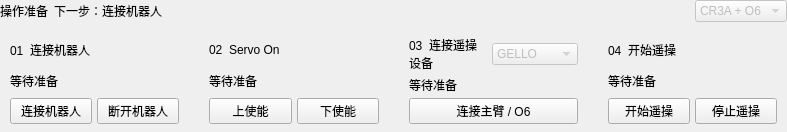
        <widget class="QWidget" name="collection_Widget_1">
         <property name="sizePolicy">
          <sizepolicy hsizetype="Preferred" vsizetype="Preferred">
           <horstretch>0</horstretch>
           <verstretch>0</verstretch>
          </sizepolicy>
         </property>
         <layout class="QVBoxLayout" name="collection_VBoxLayout_2" stretch="0,0">
          <property name="leftMargin">
           <number>0</number>
          </property>
          <property name="topMargin">
           <number>0</number>
          </property>
          <property name="rightMargin">
           <number>0</number>
          </property>
          <property name="bottomMargin">
           <number>0</number>
          </property>
          <property name="spacing">
           <number>6</number>
          </property>
          <item>
           <layout class="QHBoxLayout" name="collection_HBoxLayout_1" stretch="0,1,0">
            <property name="leftMargin">
             <number>0</number>
            </property>
            <property name="topMargin">
             <number>0</number>
            </property>
            <property name="rightMargin">
             <number>0</number>
            </property>
            <property name="bottomMargin">
             <number>0</number>
            </property>
            <property name="spacing">
             <number>6</number>
            </property>
            <item>
             <widget class="QLabel" name="collection_sectionTitle_1">
              <property name="role" stdset="0">
               <string notr="true">sectionTitle</string>
              </property>
              <property name="sizePolicy">
               <sizepolicy hsizetype="Preferred" vsizetype="Preferred">
                <horstretch>0</horstretch>
                <verstretch>0</verstretch>
               </sizepolicy>
              </property>
              <property name="text">
               <string>操作准备</string>
              </property>
              <property name="wordWrap">
               <bool>true</bool>
              </property>
              <property name="alignment">
               <set>Qt::AlignLeft|Qt::AlignVCenter</set>
              </property>
              <property name="textInteractionFlags">
               <set>Qt::LinksAccessibleByMouse</set>
              </property>
             </widget>
            </item>
            <item>
             <widget class="QLabel" name="collection_preparation_hint">
              <property name="role" stdset="0">
               <string notr="true">mutedText</string>
              </property>
              <property name="sizePolicy">
               <sizepolicy hsizetype="Preferred" vsizetype="Preferred">
                <horstretch>0</horstretch>
                <verstretch>0</verstretch>
               </sizepolicy>
              </property>
              <property name="text">
               <string>下一步：连接机器人</string>
              </property>
              <property name="wordWrap">
               <bool>true</bool>
              </property>
              <property name="alignment">
               <set>Qt::AlignLeft|Qt::AlignVCenter</set>
              </property>
              <property name="textInteractionFlags">
               <set>Qt::LinksAccessibleByMouse</set>
              </property>
             </widget>
            </item>
            <item>
             <widget class="QComboBox" name="collection_robot_selector">
              <property name="enabled">
               <bool>false</bool>
              </property>
              <property name="sizePolicy">
               <sizepolicy hsizetype="Preferred" vsizetype="Fixed">
                <horstretch>0</horstretch>
                <verstretch>0</verstretch>
               </sizepolicy>
              </property>
              <property name="editable">
               <bool>false</bool>
              </property>
              <property name="currentIndex">
               <number>0</number>
              </property>
              <item>
               <property name="text">
                <string>CR3A + O6</string>
               </property>
              </item>
             </widget>
            </item>
           </layout>
          </item>
          <item>
           <layout class="QGridLayout" name="collection_GridLayout_1" columnstretch="1,1,1,1" rowstretch="0">
            <property name="leftMargin">
             <number>0</number>
            </property>
            <property name="topMargin">
             <number>0</number>
            </property>
            <property name="rightMargin">
             <number>0</number>
            </property>
            <property name="bottomMargin">
             <number>0</number>
            </property>
            <property name="horizontalSpacing">
             <number>10</number>
            </property>
            <property name="verticalSpacing">
             <number>6</number>
            </property>
            <item row="0" column="0" rowspan="1" colspan="1">
             <widget class="QFrame" name="collection_surfacePanel_1">
              <property name="role" stdset="0">
               <string notr="true">surfacePanel</string>
              </property>
              <property name="sizePolicy">
               <sizepolicy hsizetype="Preferred" vsizetype="Preferred">
                <horstretch>0</horstretch>
                <verstretch>0</verstretch>
               </sizepolicy>
              </property>
              <layout class="QVBoxLayout" name="collection_VBoxLayout_3" stretch="0,0,0">
               <property name="leftMargin">
                <number>10</number>
               </property>
               <property name="topMargin">
                <number>8</number>
               </property>
               <property name="rightMargin">
                <number>10</number>
               </property>
               <property name="bottomMargin">
                <number>8</number>
               </property>
               <property name="spacing">
                <number>4</number>
               </property>
               <item>
                <widget class="QLabel" name="collection_eyebrow_1">
                 <property name="role" stdset="0">
                  <string notr="true">eyebrow</string>
                 </property>
                 <property name="sizePolicy">
                  <sizepolicy hsizetype="Preferred" vsizetype="Preferred">
                   <horstretch>0</horstretch>
                   <verstretch>0</verstretch>
                  </sizepolicy>
                 </property>
                 <property name="text">
                  <string>01  连接机器人</string>
                 </property>
                 <property name="wordWrap">
                  <bool>true</bool>
                 </property>
                 <property name="alignment">
                  <set>Qt::AlignLeft|Qt::AlignVCenter</set>
                 </property>
                 <property name="textInteractionFlags">
                  <set>Qt::LinksAccessibleByMouse</set>
                 </property>
                </widget>
               </item>
               <item>
                <widget class="QLabel" name="collection_stage_status_labels_0">
                 <property name="role" stdset="0">
                  <string notr="true">mutedText</string>
                 </property>
                 <property name="sizePolicy">
                  <sizepolicy hsizetype="Preferred" vsizetype="Preferred">
                   <horstretch>0</horstretch>
                   <verstretch>0</verstretch>
                  </sizepolicy>
                 </property>
                 <property name="text">
                  <string>等待准备</string>
                 </property>
                 <property name="wordWrap">
                  <bool>true</bool>
                 </property>
                 <property name="alignment">
                  <set>Qt::AlignLeft|Qt::AlignVCenter</set>
                 </property>
                 <property name="textInteractionFlags">
                  <set>Qt::LinksAccessibleByMouse</set>
                 </property>
                </widget>
               </item>
               <item>
                <layout class="QHBoxLayout" name="collection_HBoxLayout_2" stretch="0,0">
                 <property name="leftMargin">
                  <number>0</number>
                 </property>
                 <property name="topMargin">
                  <number>0</number>
                 </property>
                 <property name="rightMargin">
                  <number>0</number>
                 </property>
                 <property name="bottomMargin">
                  <number>0</number>
                 </property>
                 <property name="spacing">
                  <number>5</number>
                 </property>
                 <item>
                  <widget class="QPushButton" name="collection_connect_button">
                   <property name="role" stdset="0">
                    <string notr="true">quiet</string>
                   </property>
                   <property name="sizePolicy">
                    <sizepolicy hsizetype="Minimum" vsizetype="Fixed">
                     <horstretch>0</horstretch>
                     <verstretch>0</verstretch>
                    </sizepolicy>
                   </property>
                   <property name="text">
                    <string>连接机器人</string>
                   </property>
                  </widget>
                 </item>
                 <item>
                  <widget class="QPushButton" name="collection_disconnect_button">
                   <property name="role" stdset="0">
                    <string notr="true">quiet</string>
                   </property>
                   <property name="sizePolicy">
                    <sizepolicy hsizetype="Minimum" vsizetype="Fixed">
                     <horstretch>0</horstretch>
                     <verstretch>0</verstretch>
                    </sizepolicy>
                   </property>
                   <property name="text">
                    <string>断开机器人</string>
                   </property>
                  </widget>
                 </item>
                </layout>
               </item>
              </layout>
             </widget>
            </item>
            <item row="0" column="2" rowspan="1" colspan="1">
             <widget class="QFrame" name="collection_surfacePanel_2">
              <property name="role" stdset="0">
               <string notr="true">surfacePanel</string>
              </property>
              <property name="sizePolicy">
               <sizepolicy hsizetype="Preferred" vsizetype="Preferred">
                <horstretch>0</horstretch>
                <verstretch>0</verstretch>
               </sizepolicy>
              </property>
              <layout class="QVBoxLayout" name="collection_VBoxLayout_4">
               <item>
                <layout class="QHBoxLayout" name="collection_input_heading">
                 <item>
                  <widget class="QLabel" name="collection_eyebrow_2">
                   <property name="role" stdset="0">
                    <string notr="true">eyebrow</string>
                   </property>
                   <property name="sizePolicy">
                    <sizepolicy hsizetype="Preferred" vsizetype="Preferred">
                     <horstretch>0</horstretch>
                     <verstretch>0</verstretch>
                    </sizepolicy>
                   </property>
                   <property name="text">
                    <string>03  连接遥操设备</string>
                   </property>
                   <property name="wordWrap">
                    <bool>true</bool>
                   </property>
                   <property name="alignment">
                    <set>Qt::AlignLeft|Qt::AlignVCenter</set>
                   </property>
                   <property name="textInteractionFlags">
                    <set>Qt::LinksAccessibleByMouse</set>
                   </property>
                  </widget>
                 </item>
                 <item>
                  <widget class="QComboBox" name="collection_control_source">
                   <property name="enabled">
                    <bool>false</bool>
                   </property>
                   <property name="toolTip">
                    <string>当前遥操控制源，在设置中配置</string>
                   </property>
                   <property name="minimumSize">
                    <size>
                     <width>86</width>
                     <height>0</height>
                    </size>
                   </property>
                   <property name="maximumSize">
                    <size>
                     <width>86</width>
                     <height>16777215</height>
                    </size>
                   </property>
                   <property name="sizePolicy">
                    <sizepolicy hsizetype="Preferred" vsizetype="Fixed">
                     <horstretch>0</horstretch>
                     <verstretch>0</verstretch>
                    </sizepolicy>
                   </property>
                   <property name="editable">
                    <bool>false</bool>
                   </property>
                   <property name="currentIndex">
                    <number>0</number>
                   </property>
                   <item>
                    <property name="text">
                     <string>GELLO</string>
                    </property>
                   </item>
                  </widget>
                 </item>
                </layout>
               </item>
               <property name="leftMargin">
                <number>10</number>
               </property>
               <property name="topMargin">
                <number>8</number>
               </property>
               <property name="rightMargin">
                <number>10</number>
               </property>
               <property name="bottomMargin">
                <number>8</number>
               </property>
               <property name="spacing">
                <number>4</number>
               </property>
               <item>
                <widget class="QLabel" name="collection_stage_status_labels_1">
                 <property name="role" stdset="0">
                  <string notr="true">mutedText</string>
                 </property>
                 <property name="sizePolicy">
                  <sizepolicy hsizetype="Preferred" vsizetype="Preferred">
                   <horstretch>0</horstretch>
                   <verstretch>0</verstretch>
                  </sizepolicy>
                 </property>
                 <property name="text">
                  <string>等待准备</string>
                 </property>
                 <property name="wordWrap">
                  <bool>true</bool>
                 </property>
                 <property name="alignment">
                  <set>Qt::AlignLeft|Qt::AlignVCenter</set>
                 </property>
                 <property name="textInteractionFlags">
                  <set>Qt::LinksAccessibleByMouse</set>
                 </property>
                </widget>
               </item>
               <item>
                <layout class="QHBoxLayout" name="collection_HBoxLayout_3" stretch="0">
                 <property name="leftMargin">
                  <number>0</number>
                 </property>
                 <property name="topMargin">
                  <number>0</number>
                 </property>
                 <property name="rightMargin">
                  <number>0</number>
                 </property>
                 <property name="bottomMargin">
                  <number>0</number>
                 </property>
                 <property name="spacing">
                  <number>5</number>
                 </property>
                 <item>
                  <widget class="QPushButton" name="collection_prepare_devices_button">
                   <property name="role" stdset="0">
                    <string notr="true">quiet</string>
                   </property>
                   <property name="sizePolicy">
                    <sizepolicy hsizetype="Minimum" vsizetype="Fixed">
                     <horstretch>0</horstretch>
                     <verstretch>0</verstretch>
                    </sizepolicy>
                   </property>
                   <property name="text">
                    <string>连接主臂 / O6</string>
                   </property>
                  </widget>
                 </item>
                </layout>
               </item>
              </layout>
             </widget>
            </item>
            <item row="0" column="1" rowspan="1" colspan="1">
             <widget class="QFrame" name="collection_surfacePanel_3">
              <property name="role" stdset="0">
               <string notr="true">surfacePanel</string>
              </property>
              <property name="sizePolicy">
               <sizepolicy hsizetype="Preferred" vsizetype="Preferred">
                <horstretch>0</horstretch>
                <verstretch>0</verstretch>
               </sizepolicy>
              </property>
              <layout class="QVBoxLayout" name="collection_VBoxLayout_5" stretch="0,0,0">
               <property name="leftMargin">
                <number>10</number>
               </property>
               <property name="topMargin">
                <number>8</number>
               </property>
               <property name="rightMargin">
                <number>10</number>
               </property>
               <property name="bottomMargin">
                <number>8</number>
               </property>
               <property name="spacing">
                <number>4</number>
               </property>
               <item>
                <widget class="QLabel" name="collection_eyebrow_3">
                 <property name="role" stdset="0">
                  <string notr="true">eyebrow</string>
                 </property>
                 <property name="sizePolicy">
                  <sizepolicy hsizetype="Preferred" vsizetype="Preferred">
                   <horstretch>0</horstretch>
                   <verstretch>0</verstretch>
                  </sizepolicy>
                 </property>
                 <property name="text">
                  <string>02  Servo On</string>
                 </property>
                 <property name="wordWrap">
                  <bool>true</bool>
                 </property>
                 <property name="alignment">
                  <set>Qt::AlignLeft|Qt::AlignVCenter</set>
                 </property>
                 <property name="textInteractionFlags">
                  <set>Qt::LinksAccessibleByMouse</set>
                 </property>
                </widget>
               </item>
               <item>
                <widget class="QLabel" name="collection_stage_status_labels_2">
                 <property name="role" stdset="0">
                  <string notr="true">mutedText</string>
                 </property>
                 <property name="sizePolicy">
                  <sizepolicy hsizetype="Preferred" vsizetype="Preferred">
                   <horstretch>0</horstretch>
                   <verstretch>0</verstretch>
                  </sizepolicy>
                 </property>
                 <property name="text">
                  <string>等待准备</string>
                 </property>
                 <property name="wordWrap">
                  <bool>true</bool>
                 </property>
                 <property name="alignment">
                  <set>Qt::AlignLeft|Qt::AlignVCenter</set>
                 </property>
                 <property name="textInteractionFlags">
                  <set>Qt::LinksAccessibleByMouse</set>
                 </property>
                </widget>
               </item>
               <item>
                <layout class="QHBoxLayout" name="collection_HBoxLayout_4" stretch="0,0">
                 <property name="leftMargin">
                  <number>0</number>
                 </property>
                 <property name="topMargin">
                  <number>0</number>
                 </property>
                 <property name="rightMargin">
                  <number>0</number>
                 </property>
                 <property name="bottomMargin">
                  <number>0</number>
                 </property>
                 <property name="spacing">
                  <number>5</number>
                 </property>
                 <item>
                  <widget class="QPushButton" name="collection_power_on_button">
                   <property name="role" stdset="0">
                    <string notr="true">quiet</string>
                   </property>
                   <property name="sizePolicy">
                    <sizepolicy hsizetype="Minimum" vsizetype="Fixed">
                     <horstretch>0</horstretch>
                     <verstretch>0</verstretch>
                    </sizepolicy>
                   </property>
                   <property name="text">
                    <string>上使能</string>
                   </property>
                  </widget>
                 </item>
                 <item>
                  <widget class="QPushButton" name="collection_power_off_button">
                   <property name="role" stdset="0">
                    <string notr="true">quiet</string>
                   </property>
                   <property name="sizePolicy">
                    <sizepolicy hsizetype="Minimum" vsizetype="Fixed">
                     <horstretch>0</horstretch>
                     <verstretch>0</verstretch>
                    </sizepolicy>
                   </property>
                   <property name="text">
                    <string>下使能</string>
                   </property>
                  </widget>
                 </item>
                </layout>
               </item>
              </layout>
             </widget>
            </item>
            <item row="0" column="3" rowspan="1" colspan="1">
             <widget class="QFrame" name="collection_surfacePanel_4">
              <property name="role" stdset="0">
               <string notr="true">surfacePanel</string>
              </property>
              <property name="sizePolicy">
               <sizepolicy hsizetype="Preferred" vsizetype="Preferred">
                <horstretch>0</horstretch>
                <verstretch>0</verstretch>
               </sizepolicy>
              </property>
              <layout class="QVBoxLayout" name="collection_VBoxLayout_6" stretch="0,0,0">
               <property name="leftMargin">
                <number>10</number>
               </property>
               <property name="topMargin">
                <number>8</number>
               </property>
               <property name="rightMargin">
                <number>10</number>
               </property>
               <property name="bottomMargin">
                <number>8</number>
               </property>
               <property name="spacing">
                <number>4</number>
               </property>
               <item>
                <widget class="QLabel" name="collection_eyebrow_4">
                 <property name="role" stdset="0">
                  <string notr="true">eyebrow</string>
                 </property>
                 <property name="sizePolicy">
                  <sizepolicy hsizetype="Preferred" vsizetype="Preferred">
                   <horstretch>0</horstretch>
                   <verstretch>0</verstretch>
                  </sizepolicy>
                 </property>
                 <property name="text">
                  <string>04  开始遥操</string>
                 </property>
                 <property name="wordWrap">
                  <bool>true</bool>
                 </property>
                 <property name="alignment">
                  <set>Qt::AlignLeft|Qt::AlignVCenter</set>
                 </property>
                 <property name="textInteractionFlags">
                  <set>Qt::LinksAccessibleByMouse</set>
                 </property>
                </widget>
               </item>
               <item>
                <widget class="QLabel" name="collection_stage_status_labels_3">
                 <property name="role" stdset="0">
                  <string notr="true">mutedText</string>
                 </property>
                 <property name="sizePolicy">
                  <sizepolicy hsizetype="Preferred" vsizetype="Preferred">
                   <horstretch>0</horstretch>
                   <verstretch>0</verstretch>
                  </sizepolicy>
                 </property>
                 <property name="text">
                  <string>等待准备</string>
                 </property>
                 <property name="wordWrap">
                  <bool>true</bool>
                 </property>
                 <property name="alignment">
                  <set>Qt::AlignLeft|Qt::AlignVCenter</set>
                 </property>
                 <property name="textInteractionFlags">
                  <set>Qt::LinksAccessibleByMouse</set>
                 </property>
                </widget>
               </item>
               <item>
                <layout class="QHBoxLayout" name="collection_HBoxLayout_5" stretch="0,0">
                 <property name="leftMargin">
                  <number>0</number>
                 </property>
                 <property name="topMargin">
                  <number>0</number>
                 </property>
                 <property name="rightMargin">
                  <number>0</number>
                 </property>
                 <property name="bottomMargin">
                  <number>0</number>
                 </property>
                 <property name="spacing">
                  <number>5</number>
                 </property>
                 <item>
                  <widget class="QPushButton" name="collection_start_teleop_button">
                   <property name="role" stdset="0">
                    <string notr="true">quiet</string>
                   </property>
                   <property name="sizePolicy">
                    <sizepolicy hsizetype="Minimum" vsizetype="Fixed">
                     <horstretch>0</horstretch>
                     <verstretch>0</verstretch>
                    </sizepolicy>
                   </property>
                   <property name="text">
                    <string>开始遥操</string>
                   </property>
                  </widget>
                 </item>
                 <item>
                  <widget class="QPushButton" name="collection_stop_teleop_button">
                   <property name="role" stdset="0">
                    <string notr="true">quiet</string>
                   </property>
                   <property name="sizePolicy">
                    <sizepolicy hsizetype="Minimum" vsizetype="Fixed">
                     <horstretch>0</horstretch>
                     <verstretch>0</verstretch>
                    </sizepolicy>
                   </property>
                   <property name="text">
                    <string>停止遥操</string>
                   </property>
                  </widget>
                 </item>
                </layout>
               </item>
              </layout>
             </widget>
            </item>
           </layout>
          </item>
         </layout>
        </widget>
